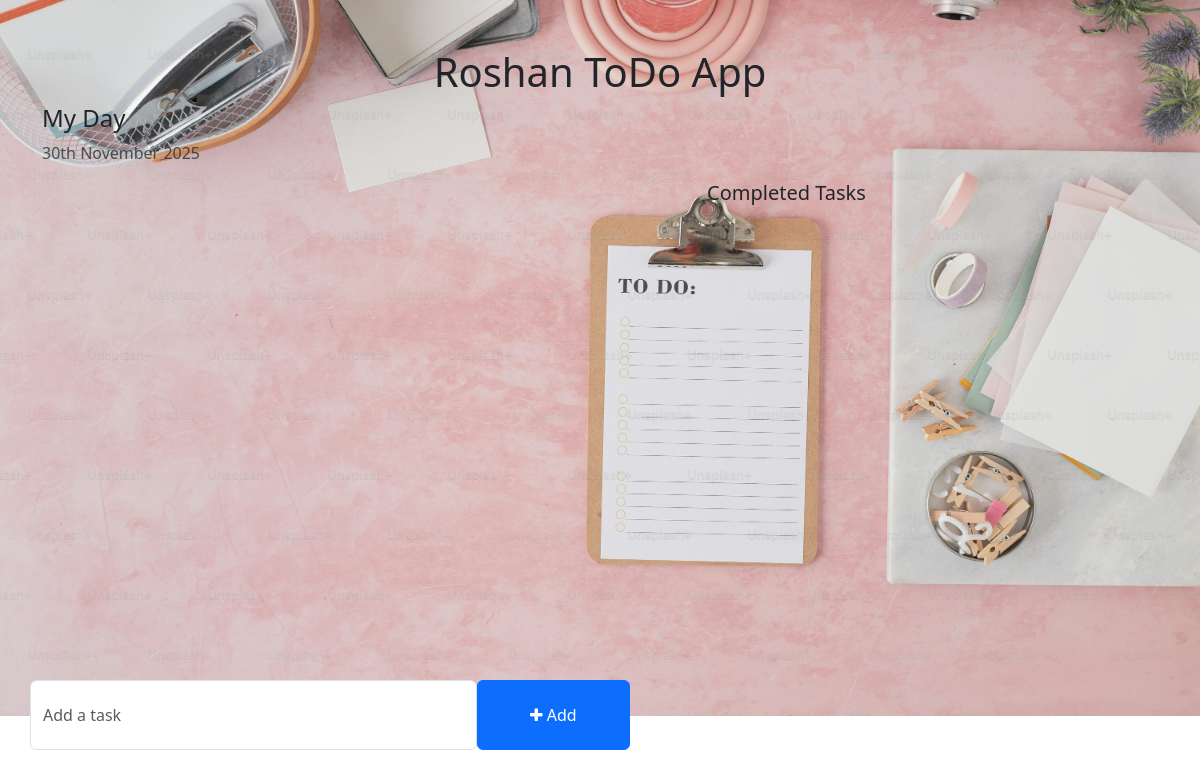
The app's page /, older data.
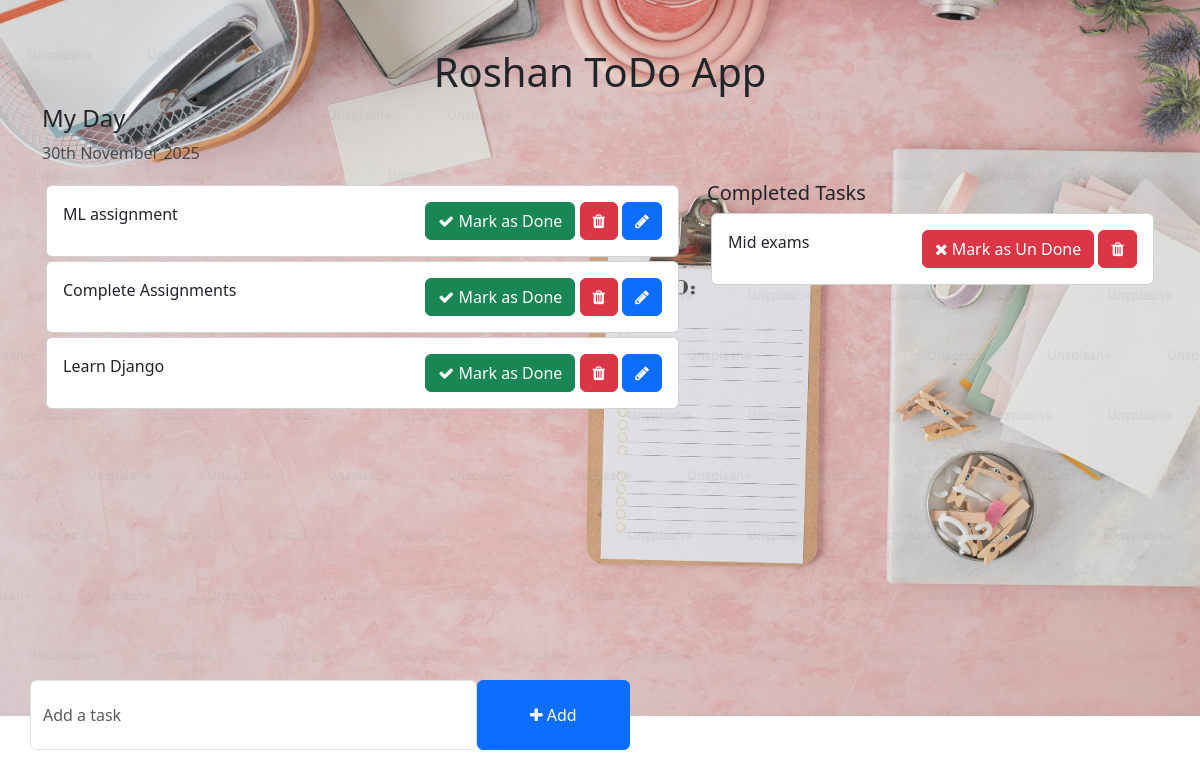
The same page, newer data.
### todo/models.py (models this page shows, shortened)
class Task(models.Model):
    task = models.CharField(max_length=200)
    is_completed = models.BooleanField(default=False)
    created_at = models.DateTimeField(auto_now_add=True)
    updated_at = models.DateTimeField(auto_now=True)

### todo_main/views.py (the view)
# urls.py: 2. Add a URL to urlpatterns:  path('', views.home, name='home')
def home(request):
    tasks = Task.objects.filter(is_completed = False).order_by('-updated_at')
    completed_tasks = Task.objects.filter(is_completed = True)
    context = {
        'tasks': tasks,
        'completed_tasks': completed_tasks,
    }
    return render(request, 'home.html', context)

### templates/home.html (shortened to what this page needs)
{% load static %}
<!DOCTYPE html>
<html lang="en">
<head>
    <link href="https://cdn.jsdelivr.net/npm/bootstrap@5.3.0-alpha1/dist/css/bootstrap.min.css" rel="stylesheet">
    <link rel="stylesheet" href="https://cdnjs.cloudflare.com/ajax/libs/font-awesome/4.7.0/css/font-awesome.min.css">
    <link rel="stylesheet" href="{% static 'css/style.css' %}">
</head>
<body class="bg-img">
    <div class="container">
        <h1 class="pt-5 text-center">Roshan ToDo App</h1>
        <div class="row">
            <h4>My Day</h4>
            <p class="text-muted">{% now "jS F Y" %}</p>
            <div class="col-md-7 col-lg-7" style="height: 450px; overflow: scroll;">
                 {% for task in tasks %}
                <div class="card m-1">
                    <div class="card-body">
                        {{ task.task }}
                        <span style="position: relative; float: right;">
                            <a href="{% url 'mark_as_done' task.pk %}" class="btn btn-success"><i class="fa fa-check"></i> Mark as Done</a>
                            <a href="{% url 'delete_task' task.pk %}" class="btn btn-danger"><i class="fa fa-trash"></i></a>
                            <a href="{% url 'edit_task' task.pk %}" class="btn btn-primary"><i class="fa fa-pencil"></i></a>
                        </span>
                    </div>
                </div>
                {% endfor %}
            </div>
            <div class="col-md-5 col-lg-5">
                <h5>Completed Tasks</h5>
                 {% for task in completed_tasks %}
                <div class="card m-1">
                    <div class="card-body">
                        {{ task.task }}
                        <span style="position: relative; float: right;">
                            <a href="{% url 'mark_as_un_done' task.pk %}" class="btn btn-danger"><i class="fa fa-times"></i> Mark as Un Done</a>
                            <a href="{% url 'delete_task' task.pk %}" class="btn btn-danger"><i class="fa fa-trash"></i></a>
                        </span>
                    </div>
                </div>
                {% endfor %}
            </div>
        </div>
        <div class="row">
            <div class="col-md-6 col-lg-6 p-0" style="position: absolute; bottom: 50px;">
                <form action="{% url 'addTask' %}" method="POST" >
                    <div class="form-group">
                        <span style="display: flex;">
                            <input type="text" name="task" class="form-control" placeholder="Add a task">
                            <button class="btn btn-primary" type="submit" style="width: 200px;"><i class="fa fa-plus"></i> Add</button>
                        </span>
                    </div>
                </form>
            </div>
        </div>
    </div>
</body>
</html>

Row changes from the older to the newer data that the page shows:
added Task: task "ML assignment", shown under "My Day"
added Task: task "Complete Assignments", shown under "My Day"
added Task: task "Learn Django", shown under "My Day"
added Task: task "Mid exams", shown under "Completed Tasks"
